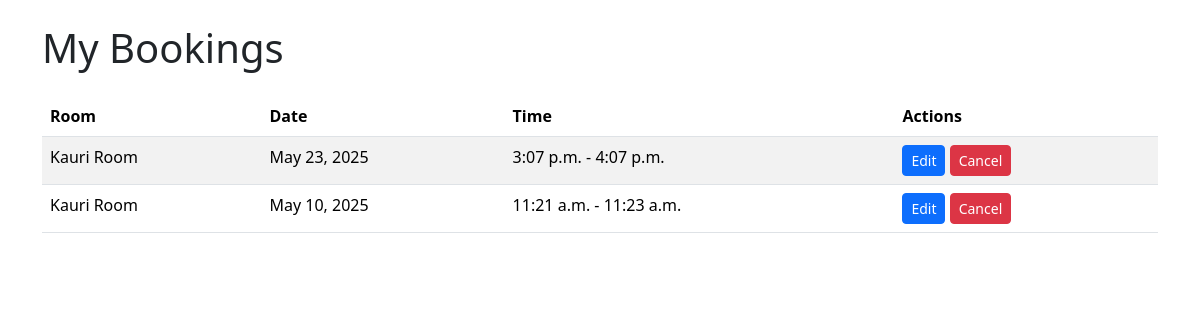
Page /my-bookings/ (signed in) on the committed database.
### rooms/models.py (models this page shows, shortened)
class Booking(models.Model):
    user = models.ForeignKey(User, on_delete=models.CASCADE)
    room = models.ForeignKey(Room, on_delete=models.CASCADE)
    date = models.DateField()
    start_time = models.TimeField()
    end_time = models.TimeField()

class Room(models.Model):
    name = models.CharField(max_length=100)
    capacity = models.PositiveIntegerField()
    location = models.CharField(max_length=100)
    available = models.BooleanField(default=True)

### rooms/views.py (the view)
# urls.py: path('my-bookings/', views.my_bookings, name='my_bookings'),
@login_required
def my_bookings(request):
    bookings = Booking.objects.filter(user=request.user)
    return render(request, 'rooms/my_bookings.html', {'bookings': bookings})

### rooms/templates/rooms/my_bookings.html (shortened to what this page needs)
<!DOCTYPE html>
<html>
<head>
    <link href="https://cdn.jsdelivr.net/npm/bootstrap@5.3.3/dist/css/bootstrap.min.css" rel="stylesheet">
</head>
<body>
<div class="container mt-4">
    <h1 class="mb-4">My Bookings</h1>
    {% if bookings %}
    <table class="table table-striped">
        <thead>
            <tr>
                <th>Room</th>
                <th>Date</th>
                <th>Time</th>
                <th>Actions</th>
            </tr>
        </thead>
        <tbody>
            {% for booking in bookings %}
            <tr>
                <td>{{ booking.room.name }}</td>
                <td>{{ booking.date }}</td>
                <td>{{ booking.start_time }} - {{ booking.end_time }}</td>
                <td>
                    <a href="{% url 'edit_booking' booking.id %}" class="btn btn-sm btn-primary">Edit</a>
                    <a href="{% url 'cancel_booking' booking.id %}" class="btn btn-sm btn-danger">Cancel</a>
                </td>
            </tr>
            {% endfor %}
        </tbody>
    </table>
    {% else %}
        <p>You have no bookings.</p>
    {% endif %}
</div>
</body>
</html>

### rows in the picture
Booking: room.name "Kauri Room", date "May 23, 2025", start_time "3:07 p.m.", end_time "4:07 p.m."
Booking: room.name "Kauri Room", date "May 10, 2025", start_time "11:21 a.m.", end_time "11:23 a.m."
